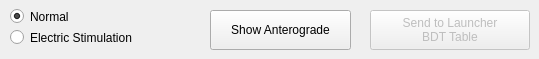
                   <widget class="QFrame" name="fiberTopFrame">
                    <property name="frameShape">
                     <enum>QFrame::NoFrame</enum>
                    </property>
                    <property name="frameShadow">
                     <enum>QFrame::Raised</enum>
                    </property>
                    <widget class="QPushButton" name="fiberShowTarg">
                     <property name="geometry">
                      <rect>
                       <x>210</x>
                       <y>10</y>
                       <width>141</width>
                       <height>40</height>
                      </rect>
                     </property>
                     <property name="text">
                      <string>Show Anterograde</string>
                     </property>
                    </widget>
                    <widget class="QPushButton" name="fiberSendLaunchBdt">
                     <property name="enabled">
                      <bool>false</bool>
                     </property>
                     <property name="geometry">
                      <rect>
                       <x>370</x>
                       <y>10</y>
                       <width>160</width>
                       <height>40</height>
                      </rect>
                     </property>
                     <property name="toolTip">
                      <string>&lt;html&gt;&lt;head/&gt;&lt;body&gt;&lt;p&gt;This adds a row to the SimLauncher BDT table in for a cell in this population. Spike trains for a cell in this population will be included in the .bdt file.&lt;/p&gt;&lt;/body&gt;&lt;/html&gt;</string>
                     </property>
                     <property name="text">
                      <string>Send to Launcher
BDT Table</string>
                     </property>
                    </widget>
                    <widget class="QRadioButton" name="fiberNormal">
                     <property name="geometry">
                      <rect>
                       <x>10</x>
                       <y>6</y>
                       <width>191</width>
                       <height>21</height>
                      </rect>
                     </property>
                     <property name="text">
                      <string>Normal</string>
                     </property>
                     <property name="checked">
                      <bool>true</bool>
                     </property>
                    </widget>
                    <widget class="QRadioButton" name="fiberElectric">
                     <property name="geometry">
                      <rect>
                       <x>10</x>
                       <y>27</y>
                       <width>181</width>
                       <height>21</height>
                      </rect>
                     </property>
                     <property name="text">
                      <string>Electric Stimulation</string>
                     </property>
                    </widget>
                   </widget>
